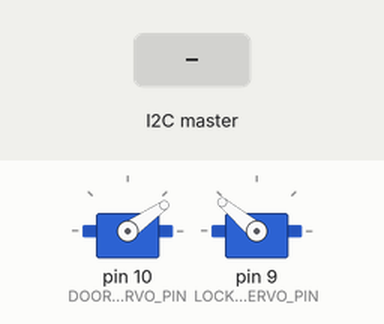
This sketch was run on a simulated Arduino Uno, built with avr-gcc and run on an emulated ATmega328P. Shown: 2 × servo. The test bench sets the inputs (shaded band).

Above: at 1.2 s.
1.3 s: the I2C master sends the byte 2
At 2.3 s:
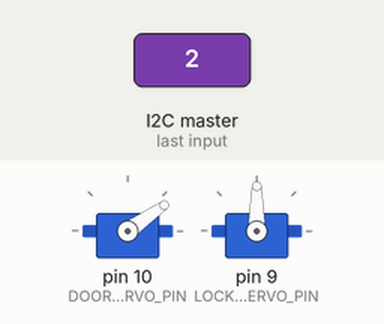
2.8 s: the I2C master sends the byte 1
At 3.5 s:
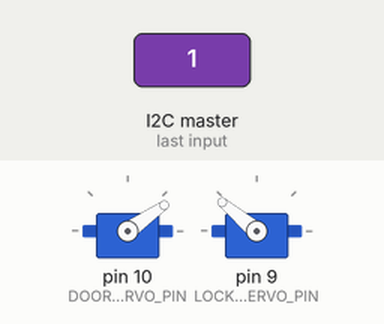
Timing chart, 0 to 5.8 s (numbered marks = the images above; inputs shaded):
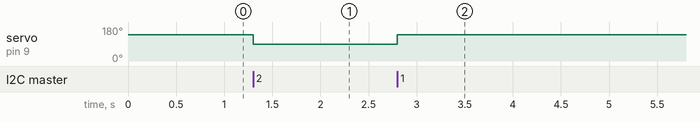

The sketch:

servo-door-arduino.ino
```cpp
/*
 * @date    8.07.2015
 * @author  Alexander Rüedlinger <a.rueedlinger@gmail.com>
 *
 *
 * Sketch for the I2C servo door device.
 *
 * Commands:
 * - 0X01 : Unlocks the door.
 * - 0X02 : Locks the door.
 * - 0x03 : Opens the door.
 * - 0x04 : Closes the door.
 * - 0x09 : Retrieves the locked / unlocked state.
 * - 0x0A : Retrieves the open / closed state.
 *
 */


// i2c
#include <Wire.h>
#define SLAVE_ADDRESS 0x04

void send_data();
void received_data(int byte_count);
void clear_cmd();
void send_byte(char b);

// current cmd that is processed
int received_cmd = 0x00;


// servo
#include <Servo.h>
#define DOOR_SERVO_PIN 10
#define LOCK_SERVO_PIN 9

#define CLOSE_ANGLE (35)
#define OPEN_ANGLE (35+105)
#define LOCK_ANGLE (90)
#define UNLOCK_ANGLE (140)

Servo door_servo;
Servo lock_servo;

// magnetic sensor
#define MAGNETIC_SENSOR_PIN 4
#define CLOSED 1
#define OPEN 0


// door functions

int is_door_closed();
int is_door_opened();
int is_door_locked();
int is_door_unlocked();

void init_door();
void open_door();
void close_door();

void lock_door();
void unlock_door();

// commands
#define CMD_UNLOCK 0x01
#define CMD_LOCK 0x02

#define CMD_OPEN 0x03
#define CMD_CLOSE 0x04

#define CMD_READ_LOCK_STATE 0x09
#define CMD_READ_CLOSE_STATE 0x0A


// state variables
#define UNLOCKED_STATE 0
#define LOCKED_STATE 1

int locked_state = UNLOCKED_STATE;


/*
 * Setups this device.
 */
void setup() {
  Serial.begin(9600);

  // setup servos
  door_servo.attach(DOOR_SERVO_PIN);
  lock_servo.attach(LOCK_SERVO_PIN);

  // setup magnetic sensor pin
  pinMode(MAGNETIC_SENSOR_PIN, INPUT);

  // initialize i2c device as slave
  Wire.begin(SLAVE_ADDRESS);

  // define callbacks for i2c communication
  Wire.onReceive(receive_data);
  Wire.onRequest(send_data);

  init_door();
}


/*
 * Main loop.
 */
void loop() {
 if(received_cmd == CMD_OPEN) {
   open_door();
   clear_cmd();
 } else if(received_cmd == CMD_CLOSE) {
   close_door();
   clear_cmd();
 } else if(received_cmd == CMD_LOCK) {
   lock_door();
   clear_cmd();
 } else if(received_cmd == CMD_UNLOCK) {
   unlock_door();
   clear_cmd();
 }
}


/*
 * i2c send data callback.
 */
void send_data() {
  if(received_cmd == CMD_READ_CLOSE_STATE) {
    char closed_state = is_door_closed();
    send_byte(closed_state);
    clear_cmd();
  } else if(received_cmd == CMD_READ_LOCK_STATE) {
    char locked_state = is_door_locked();
    send_byte(locked_state);
    clear_cmd();
  }
}


/*
 * i2c receive data callback.
 */
void receive_data(int byte_count) {
  while(Wire.available()) {
    received_cmd = Wire.read();
  }
}


/*
 * Sets the current processed cmd to zero.
 */
void clear_cmd() {
 received_cmd = 0;
}


/*
 * Sets the door into the initial state.
 */
void init_door() {
  unlock_door();
  close_door();
}


/*
 * Closes the door.
 */
void close_door() {
  if(is_door_unlocked()) {
    door_servo.write(CLOSE_ANGLE);
  }
}


/*
 * Opens the door.
 */
void open_door() {
  if(is_door_unlocked()) {
    door_servo.write(OPEN_ANGLE);
  }
}


/*
 * Checks if the door is closed.
 */
int is_door_closed() {
  return digitalRead(MAGNETIC_SENSOR_PIN) == CLOSED;
}


/*
 * Checks if the door is opened.
 */
int is_door_open() {
  return digitalRead(MAGNETIC_SENSOR_PIN) == OPEN;
}


/*
 * Checks if the door is locked.
 */
int is_door_locked() {
  return locked_state == LOCKED_STATE;
}


/*
 * Checks if the door is unlocked.
 */
int is_door_unlocked() {
  return locked_state == UNLOCKED_STATE;
}


/*
 * Locks the window.
 */
void lock_door() {
  lock_servo.write(LOCK_ANGLE);
  locked_state = LOCKED_STATE;
}


/*
 * Unlocks the window.
 */
void unlock_door() {
  lock_servo.write(UNLOCK_ANGLE);
  locked_state = UNLOCKED_STATE;
}


/*
 * Sends a byte over the i2c bus.
 */
void send_byte(char b) {
  char data[] = { b };
  Wire.write(data, 1);
}
```

Measured:
- after the input at 1.3 s, servo on pin 9 (LOCK_SERVO_PIN): 140° → 90° at once
- after the input at 2.8 s, servo on pin 9 (LOCK_SERVO_PIN): 90° → 140° at once
